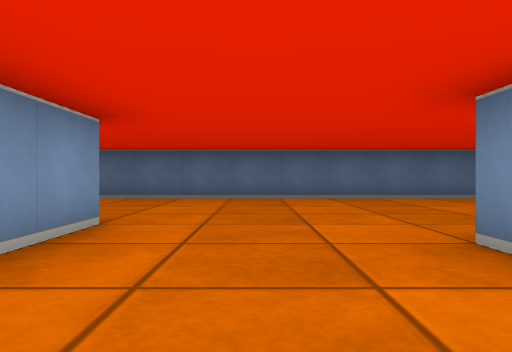
View 1 (above)

12 first-person views from a walk through a cub3D level. The camera is about half as high as the walls, looks level and sees 70° across. The floor is counted in squares. Each view is taken from the middle of a square. On the plan, view 1 faces up. The plan holds only what a view shows up to about 9 squares ahead; the rest is blank.

View 2
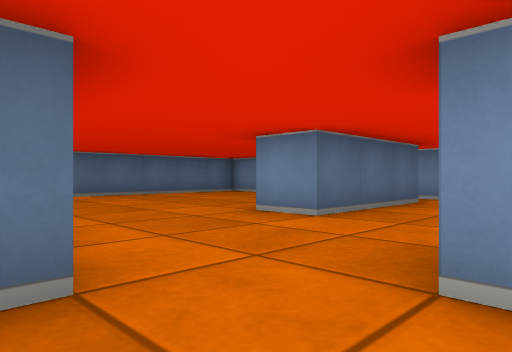

View 3
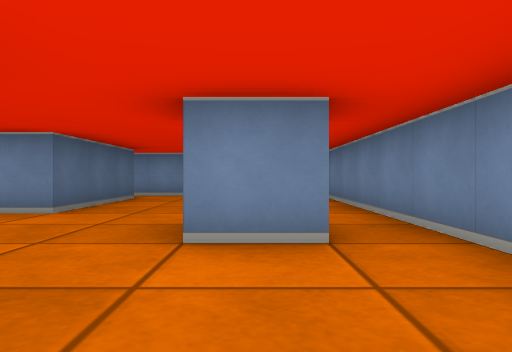

View 4
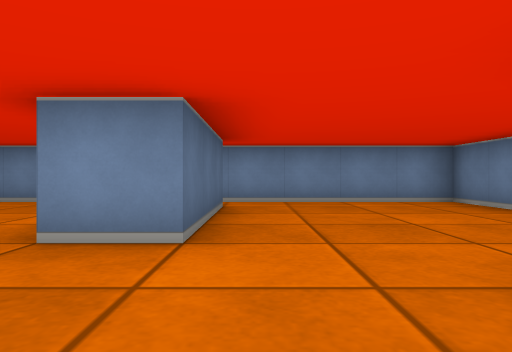

View 5
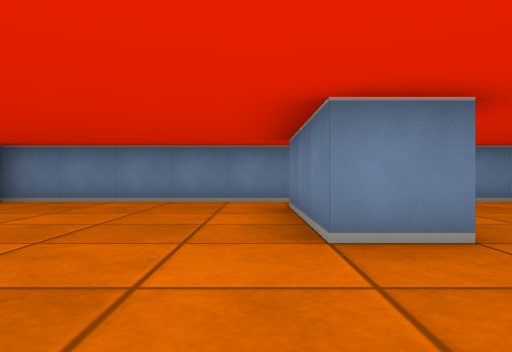

View 6
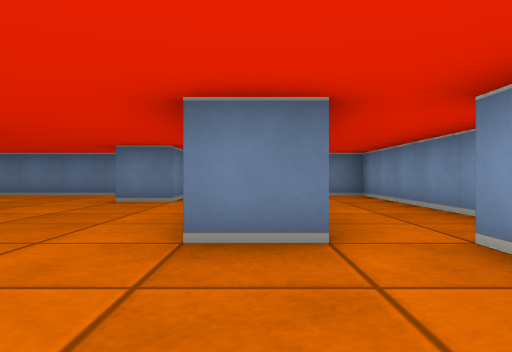

View 7
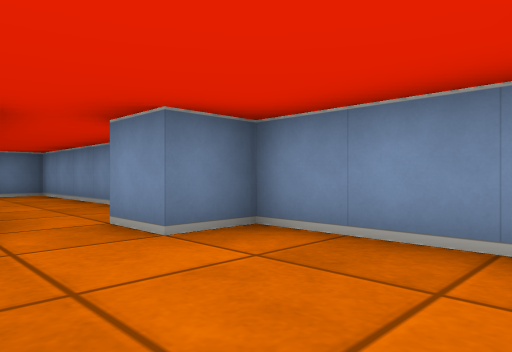

View 8
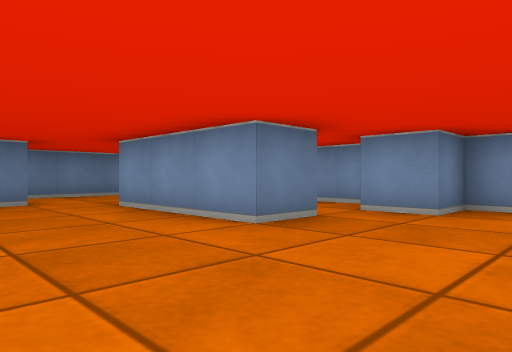

View 9
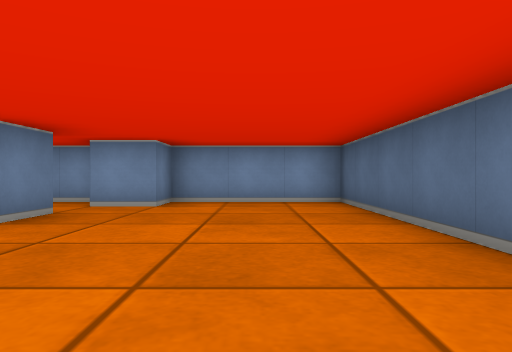

View 10
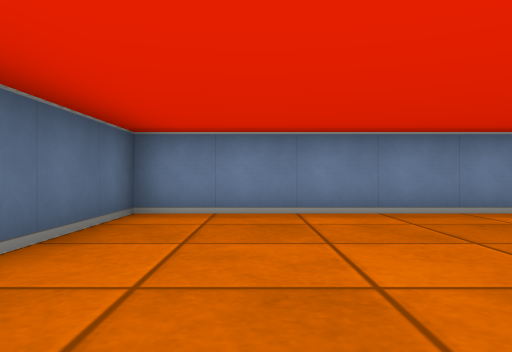

View 11
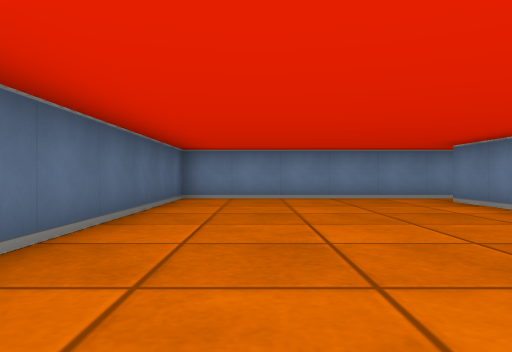

View 12
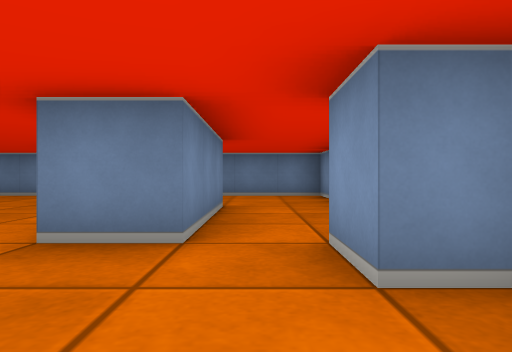

### Floor plan
Points are (right, up) in squares from view 1. A wall is a line through its corners. A room is listed if a view was taken in it or the views show most of it. See-through windows are left out.
Room 1 (views 1, 2, 3, 4, 5, 6, 7, 8, 9, 10, 11, 12)
walls: (4.5, 1.5) (1.5, 1.5) (1.5, 2.5) (4.5, 2.5); (-2.5, 0.5) (-2.5, 3.5) (-1.5, 3.5) (-1.5, 0.5); (-0.5, -1.5) (-0.5, -0.5) (0.5, -0.5); (-4.5, 3.1) (-4.5, -2.5) (5.5, -2.5) (5.5, 7.5) (-4.5, 7.5) (-4.5, 4.5) (-3.5, 4.5) (-3.5, 3.5)

Positions as (right, up) in squares from view 1, and headings:
1: (0, 0), facing up
2: (-2, -1), facing up-right
3: (-3, -1), facing right
4: (-1, 1), facing right
5: (-1, 3), facing right
6: (-2, 6), facing down
7: (-2, 7), facing down-left
8: (1, 6), facing down-left
9: (2, 6), facing left
10: (1, 6), facing right
11: (-2, 6), facing right
12: (-3, 6), facing down
